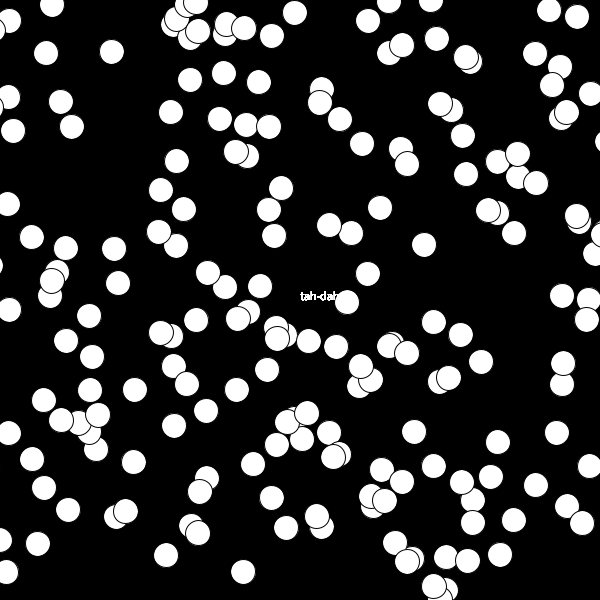
Frame 1 (no input)
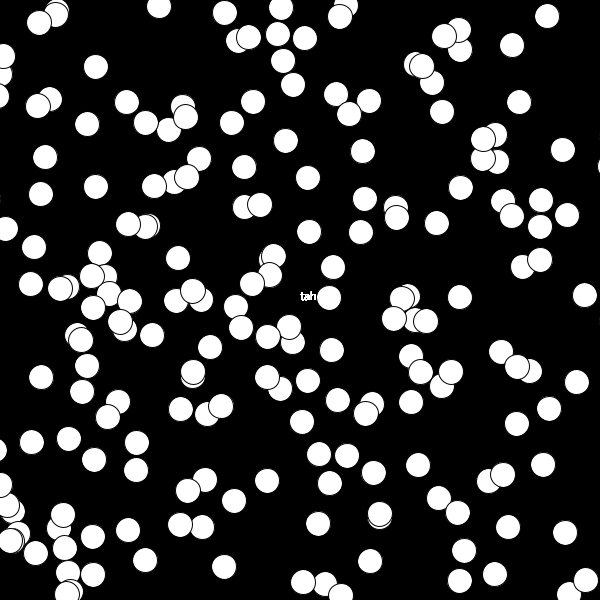
Frame 60 (the mouse pressed at the canvas centre just before this capture)
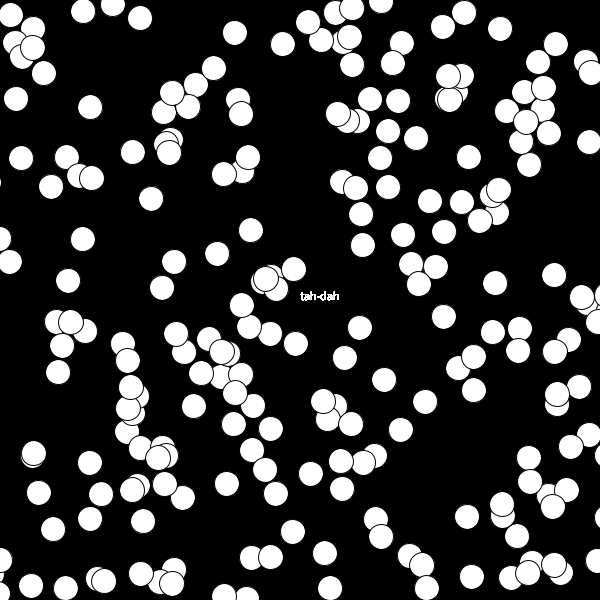
Frame 120 (the mouse held since frame 60 and released just before this capture)

The Processing sketch that drew these frames (run headless with seeded random() and noise(); from frame 60 on, the mouse is pressed at the canvas centre):

// Processing sketch: processing_75892
// ── processing_75892.pde

float [] x = new float [1000];
float y;
float Y;
float angle;
float j;

void setup(){
  size(600,600);
  smooth();
  for (int i = 0; i < x.length; i++) {
    x[i] = random(-1000, 2000);
    y = 100;
    Y = 25;
    angle = 5;
    j = 3;
  }
}

void draw(){
  background(0);
  y += Y*sin(radians(angle));
  for(int i = 0; i < x.length; i++){
   x[i] += 10*cos(sin(y)); 
   
  
   ellipse(x[i],random(600),25,25);
   text("tah-dah",width/2,height/2);

  }
}
